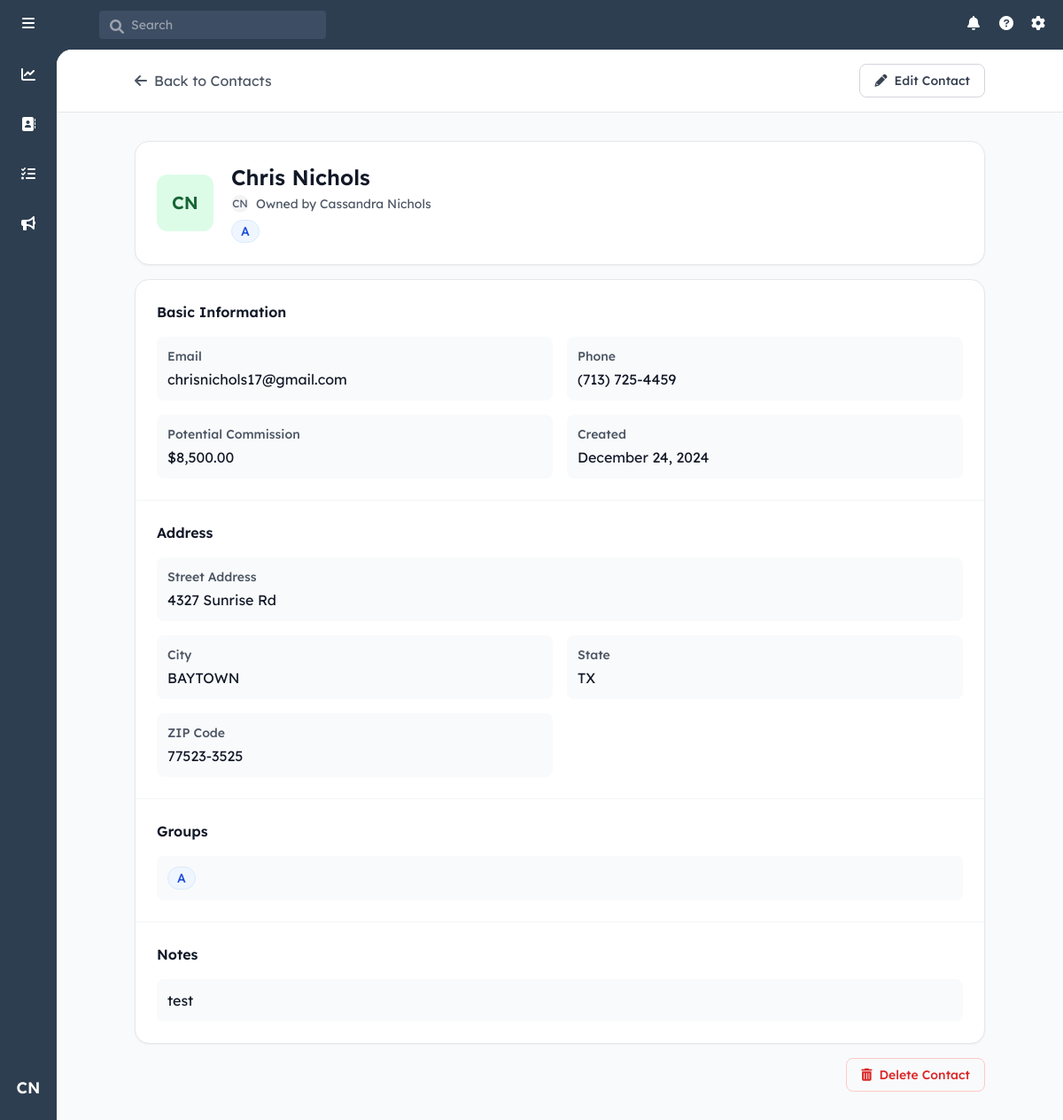
The app's page /contact/14 (signed in), older data.
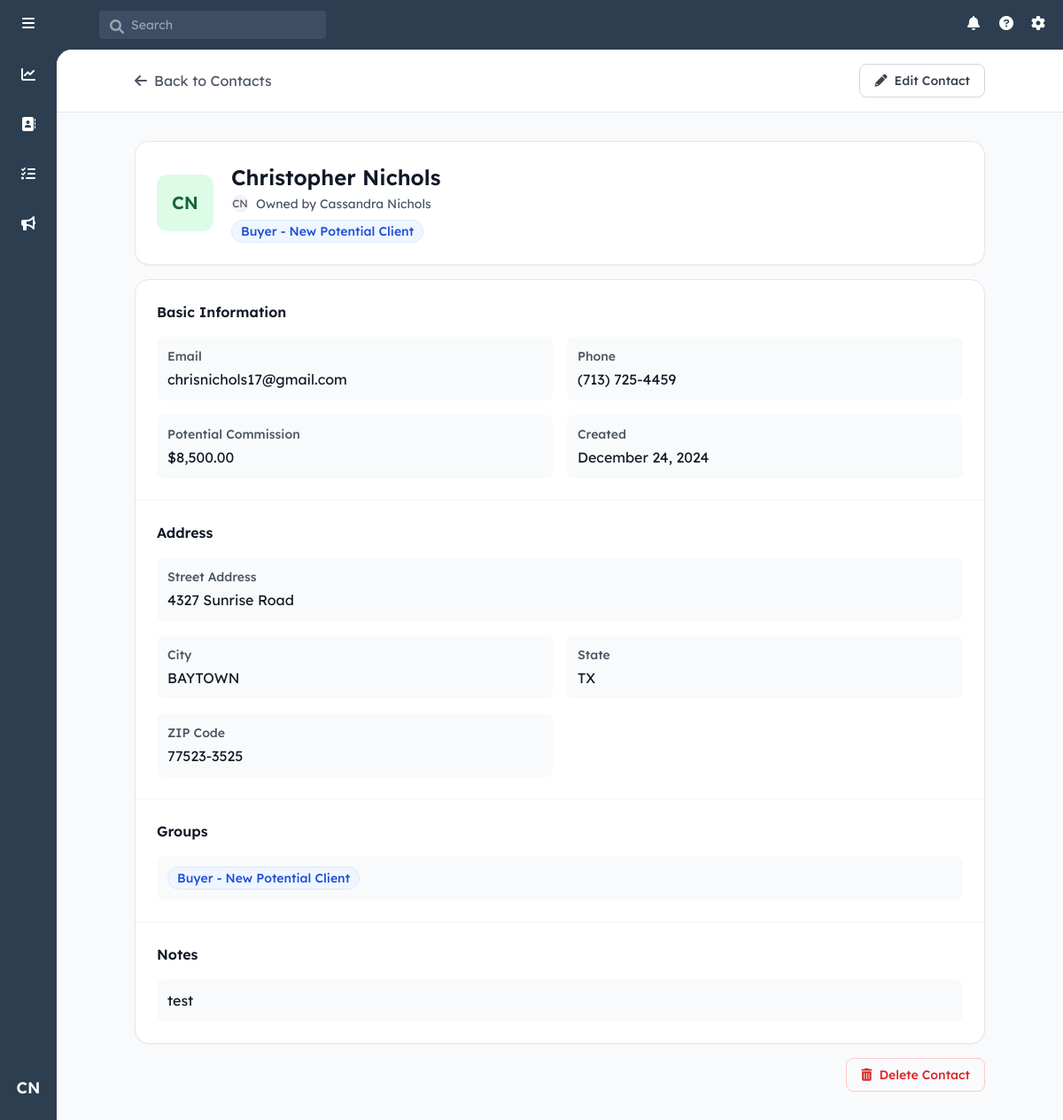
The same page, newer data.
### models.py (models this page shows, shortened)
class Contact(db.Model):
    id = db.Column(db.Integer, primary_key=True)
    user_id = db.Column(db.Integer, db.ForeignKey('user.id'), nullable=False)
    first_name = db.Column(db.String(80), nullable=False)
    last_name = db.Column(db.String(80), nullable=False)
    email = db.Column(db.String(120))
    phone = db.Column(db.String(20))
    street_address = db.Column(db.String(200))
    city = db.Column(db.String(100))
    state = db.Column(db.String(50))
    zip_code = db.Column(db.String(20))
    notes = db.Column(db.Text)
    created_at = db.Column(db.DateTime, nullable=False, default=datetime.utcnow)
    updated_at = db.Column(db.DateTime, nullable=False, default=datetime.utcnow,
                          onupdate=datetime.utcnow)
    potential_commission = db.Column(db.Numeric(10, 2), nullable=False, default=5000.00)
    owner = db.relationship('User', backref=db.backref('contacts', lazy=True))
    groups = db.relationship('ContactGroup',
                           secondary=contact_groups,
                           back_populates='contacts',
                           lazy='joined')

class ContactGroup(db.Model):
    id = db.Column(db.Integer, primary_key=True)
    name = db.Column(db.String(100), unique=True, nullable=False)
    category = db.Column(db.String(50), nullable=False)
    sort_order = db.Column(db.Integer, nullable=False)
    created_at = db.Column(db.DateTime, nullable=False, default=datetime.utcnow)
    contacts = db.relationship('Contact',
                             secondary=contact_groups,
                             back_populates='groups',
                             lazy='dynamic')

### routes/contacts.py (the view, shortened to what this page needs)
@contacts_bp.route('/contact/<int:contact_id>')
@login_required
def view_contact(contact_id):
    contact = Contact.query.get_or_404(contact_id)
    if not current_user.role == 'admin' and contact.user_id != current_user.id:
        abort(403)
    all_groups = ContactGroup.query.all()
    return render_template('view_contact.html', contact=contact, all_groups=all_groups)

### app.py (called while the page is built)
def create_app():
    app = Flask(__name__)
    app.config.from_object('config.Config')
    db.init_app(app)
    login_manager = LoginManager()
    login_manager.init_app(app)
    login_manager.login_view = 'auth.login'
    mail = Mail()
    mail.init_app(app)
    @login_manager.user_loader
    def load_user(user_id):
        return User.query.get(int(user_id))
    register_blueprints(app)
    return app

### templates/view_contact.html (shortened to what the changed rows need)
{% extends "base.html" %}
{% block content %}
<div class="min-h-full bg-gray-50">
    <div class="max-w-5xl mx-auto px-4 sm:px-6 lg:px-8 py-8">
        <div class="bg-white rounded-2xl shadow-sm border p-6 mb-4">
            <div class="flex items-center">
                <div class="w-16 h-16 rounded-xl flex items-center justify-center text-xl font-semibold mr-5
                    {% set initials = contact.first_name[0]|upper + contact.last_name[0]|upper %}
                    {% set colors = {
                        'A': 'bg-blue-100 text-blue-800', 'B': 'bg-rose-100 text-rose-800',
                        'C': 'bg-green-100 text-green-800', 'D': 'bg-amber-100 text-amber-800',
                        'E': 'bg-purple-100 text-purple-800', 'F': 'bg-pink-100 text-pink-800',
                        'G': 'bg-indigo-100 text-indigo-800', 'H': 'bg-teal-100 text-teal-800',
                        'I': 'bg-orange-100 text-orange-800', 'J': 'bg-cyan-100 text-cyan-800'
                    } %}
                    {{ colors[initials[0]] or 'bg-gray-100 text-gray-800' }}">
                    {{ contact.first_name[0] }}{{ contact.last_name[0] }}
                </div>
                <div class="flex-1">
                    <div id="viewContactName" class="text-2xl font-semibold text-gray-900 mb-1">
                        {{ contact.first_name }} {{ contact.last_name }}
                    </div>
                    {% if current_user.role == 'admin' %}
                    <div class="flex items-center text-gray-600 mb-2">
                        <div class="w-5 h-5 rounded-full bg-gray-100 flex items-center justify-center text-xs mr-2">
                        </div>
                        <span class="text-sm">
                        </span>
                    </div>
                    {% endif %}
                    <div class="flex flex-wrap gap-2">
                        {% for group in contact.groups %}
                            <span class="inline-flex items-center px-2.5 py-0.5 rounded-full text-sm font-medium bg-blue-50 text-blue-700 border border-blue-100">
                                {{ group.name }}
                            </span>
                        {% endfor %}
                    </div>
                </div>
            </div>
        </div>
        <div class="bg-white rounded-2xl shadow-sm border overflow-hidden">
            <div id="viewContactInfo">
                <div class="divide-y divide-gray-100">
                    <div class="p-6">
                        <h2 class="text-base font-semibold text-gray-900 mb-4">Basic Information</h2>
                        <div class="grid grid-cols-1 md:grid-cols-2 gap-4">
                            <div class="bg-gray-50 rounded-lg p-3">
                                <h3 class="text-sm font-medium text-gray-600 mb-1">Email</h3>
                                <p class="text-gray-900">{{ contact.email or 'No email provided' }}</p>
                            </div>
                            <div class="bg-gray-50 rounded-lg p-3">
                                <h3 class="text-sm font-medium text-gray-600 mb-1">Phone</h3>
                                <p class="text-gray-900">{{ contact.phone or 'No phone provided' }}</p>
                            </div>
                            <div class="bg-gray-50 rounded-lg p-3">
                                <h3 class="text-sm font-medium text-gray-600 mb-1">Potential Commission</h3>
                                <p class="text-gray-900">
                                    {% if contact.potential_commission is not none %}
                                        ${{ "{:,.2f}".format(contact.potential_commission|float) }}
                                    {% else %}
                                        $0.00
                                    {% endif %}
                                </p>
                            </div>
                            <div class="bg-gray-50 rounded-lg p-3">
                                <h3 class="text-sm font-medium text-gray-600 mb-1">Created</h3>
                                <p class="text-gray-900">{{ contact.created_at.strftime('%B %d, %Y') }}</p>
                            </div>
                        </div>
                    </div>
                    <div class="p-6">
                        <h2 class="text-base font-semibold text-gray-900 mb-4">Address</h2>
                        <div class="grid grid-cols-1 md:grid-cols-2 gap-4">
                            <div class="md:col-span-2 bg-gray-50 rounded-lg p-3">
                                <h3 class="text-sm font-medium text-gray-600 mb-1">Street Address</h3>
                                <p class="text-gray-900">{{ contact.street_address or 'No street address provided' }}</p>
                            </div>
                            <div class="bg-gray-50 rounded-lg p-3">
                                <h3 class="text-sm font-medium text-gray-600 mb-1">City</h3>
                                <p class="text-gray-900">{{ contact.city or 'No city provided' }}</p>
                            </div>
                            <div class="bg-gray-50 rounded-lg p-3">
                                <h3 class="text-sm font-medium text-gray-600 mb-1">State</h3>
                                <p class="text-gray-900">{{ contact.state or 'No state provided' }}</p>
                            </div>
                            <div class="bg-gray-50 rounded-lg p-3">
                                <h3 class="text-sm font-medium text-gray-600 mb-1">ZIP Code</h3>
                                <p class="text-gray-900">{{ contact.zip_code or 'No ZIP code provided' }}</p>
                            </div>
                        </div>
                    </div>
                    <div class="p-6">
                        <h2 class="text-base font-semibold text-gray-900 mb-4">Groups</h2>
                        <div class="bg-gray-50 rounded-lg p-3">
                            <div class="flex flex-wrap gap-2">
                                {% for group in contact.groups %}
                                    <span class="inline-flex items-center px-2.5 py-0.5 rounded-full text-sm font-medium bg-blue-50 text-blue-700 border border-blue-100">
                                        {{ group.name }}
                                    </span>
                                {% else %}
                                    <span class="text-gray-500 italic">No groups assigned</span>
                                {% endfor %}
                            </div>
                        </div>
                    </div>
                    <div class="p-6">
                        <h2 class="text-base font-semibold text-gray-900 mb-4">Notes</h2>
                        <div class="bg-gray-50 rounded-lg p-3">
                            <p class="text-gray-900 whitespace-pre-line">{{ contact.notes or 'No notes added' }}</p>
                        </div>
                    </div>
                </div>
            </div>
        </div>
    </div>
</div>
{% endblock %}

Row changes from the older to the newer data that the page shows:
no longer on this page (row unchanged): ContactGroup: name "A"
changed Contact "Nichols": first_name "Chris" → "Christopher"; street_address "4327 Sunrise Rd" → "4327 Sunrise Road"
now on this page (row unchanged): ContactGroup: name "Buyer - New Potential Client"
